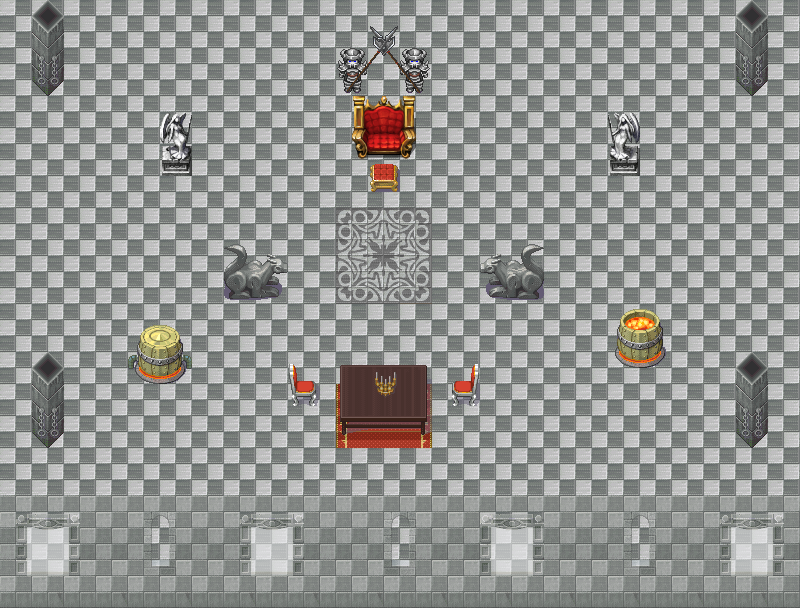

A 2D game scene composited from a Tiled map and its tileset images. What follows is a short description and the map's XML, with each tile layer's data collapsed to a summary:
An orthogonal 50x38 tile map with 16x16 px tiles, 4 tile layers (Suelo, Obstaculos, Decoracion, Altura).

<map version="1.8" tiledversion="1.8.4" orientation="orthogonal" renderorder="right-down" width="50" height="38" tilewidth="16" tileheight="16" infinite="0" nextlayerid="6" nextobjectid="1">
 <tileset firstgid="1" source="VariadoTileset.tsx" />
 <layer id="4" name="Suelo" width="50" height="38">
  <data>[1900 cells, 1900 non-empty, 64 distinct tile ids]</data>
 </layer>
 <layer id="2" name="Obstaculos" width="50" height="38">
  <data>[1900 cells, 232 non-empty, 150 distinct tile ids]</data>
 </layer>
 <layer id="3" name="Decoracion" width="50" height="38" opacity="0.6">
  <data>[1900 cells, 378 non-empty, 42 distinct tile ids]</data>
 </layer>
 <layer id="5" name="Altura" width="50" height="38">
  <data>[1900 cells, 48 non-empty, 48 distinct tile ids]</data>
 </layer>
</map>
